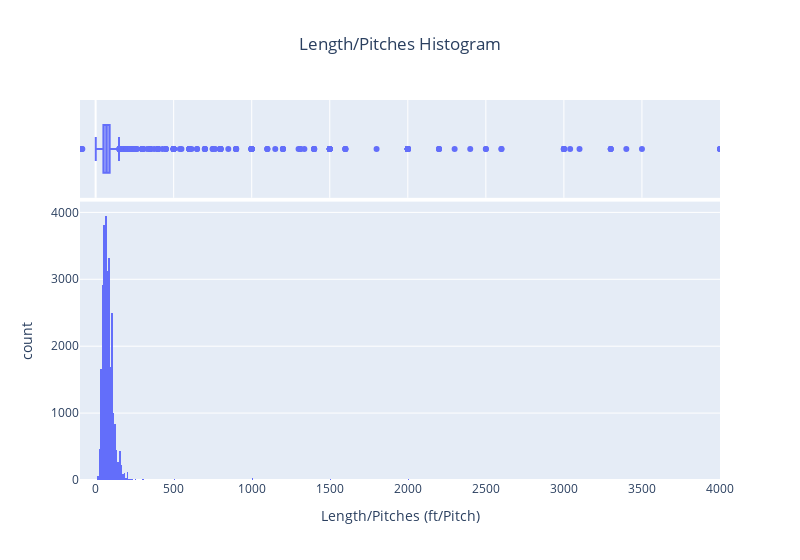

Here is the notebook cell this chart was saved with:
### Code cell
df['Length/Pitches'] = df['Length'] / df['Pitches']
fig = px.histogram(df['Length/Pitches'], range_x=[-100,4000], marginal='box', title='Length/Pitches Histogram', width=800)
fig.update_layout(showlegend=False, title_x=0.5)
fig.update_xaxes(title="Length/Pitches (ft/Pitch)", row=1,col=1)

### Figure 1 — Plotly figure (JSON) as saved in the notebook; plotly's stock layout.template omitted (floating-point values rounded to 4 significant figures; data arrays with more than 128 entries replaced by an {"elided": "..."} marker saying what was removed)
{"data": [{"alignmentgroup": "True", "bingroup": "x", "hovertemplate": "variable=Length/Pitches<br>value=%{x}<br>count=%{y}<extra></extra>", "legendgroup": "Length/Pitches", "marker": {"color": "#636efa", "pattern": {"shape": ""}}, "name": "Length/Pitches", "offsetgroup": "Length/Pitches", "orientation": "v", "showlegend": true, "type": "histogram", "x": {"elided": "30305 float values"}, "xaxis": "x", "yaxis": "y"}, {"alignmentgroup": "True", "hovertemplate": "variable=Length/Pitches<br>value=%{x}<extra></extra>", "legendgroup": "Length/Pitches", "marker": {"color": "#636efa"}, "name": "Length/Pitches", "notched": true, "offsetgroup": "Length/Pitches", "showlegend": false, "type": "box", "x": {"elided": "30305 float values"}, "xaxis": "x2", "yaxis": "y2"}], "layout": {"barmode": "relative", "legend": {"title": {"text": "variable"}, "tracegroupgap": 0}, "showlegend": false, "title": {"text": "Length/Pitches Histogram", "x": 0.5}, "width": 800, "xaxis": {"anchor": "y", "domain": [0, 1], "range": [-100, 4000], "title": {"text": "Length/Pitches (ft/Pitch)"}}, "xaxis2": {"anchor": "y2", "domain": [0, 1], "matches": "x", "showgrid": true, "showticklabels": false}, "yaxis": {"anchor": "x", "domain": [0, 0.7326], "title": {"text": "count"}}, "yaxis2": {"anchor": "x2", "domain": [0.7426, 1], "matches": "y2", "showgrid": false, "showline": false, "showticklabels": false, "ticks": ""}}}
